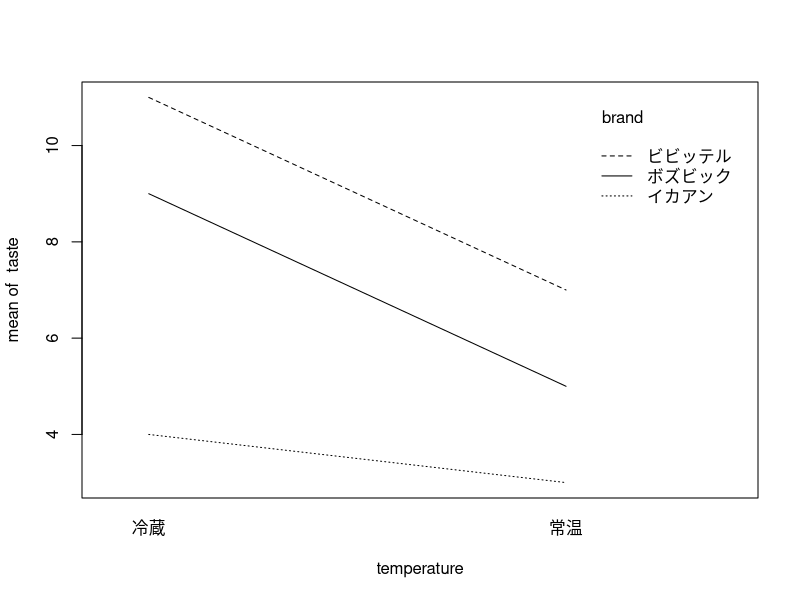
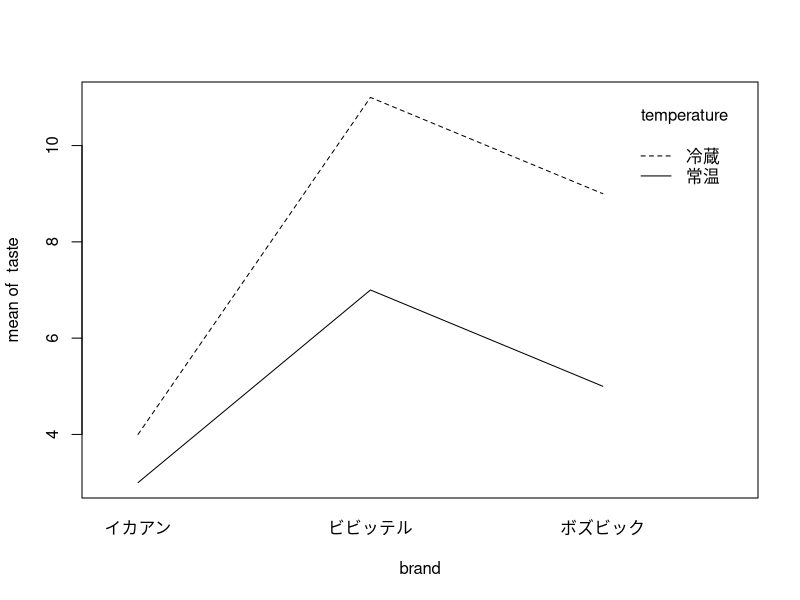

Write the R code that produced these figures, in order.
# 分散分析

# 一元配置分散分析
# データに含まれる因子（要因の中でも母平均に差をもたらすと考えられる研究対象）の数が一つのもの

setwd('~/Desktop/R-test')
df <- read.csv('./data/shidouhouU8.csv')

stat2_a <- df[df$method=="A",]$stat_test2
stat2_b <- df[df$method=="B",]$stat_test2
stat2_c <- df[df$method=="C",]$stat_test2
stat2_d <- df[df$method=="D",]$stat_test2

# 帰無仮説：４群の母平均は等しい(指導法の違いによる統計学の学習効果に差は無い)

# factor関数：要因型ベクトルに変更する
df_method <- factor(df$method)
df_method

oneway.test(df$stat_test2~df_method,var.equal = TRUE)
# 一元配置分散分析のみ実行

aov(df$stat_test2~df_method)
summary(aov(df$stat_test2~df_method))
# 分散分析表を表示

anova(lm(df$stat_test2~df_method))
# 複数のモデルの比較など高度な分析に対応

# cbind()：横方向に繋いで行列を作る関数
all_data <- cbind(stat2_a,stat2_b,stat2_c,stat2_d)
all_data

# colMeans()：行列の列ごとの平均を求める関数
colMeans(all_data)

all_data - mean(all_data)
colMeans(all_data) - mean(all_data)
all_data - colMeans(all_data)

# 全体平方和
sum((all_data - mean(all_data))^2)

# 群間平方和
sum(rep((colMeans(all_data) - mean(all_data)),4)^2)


# 多重比較（Tukeyの方法）

# 帰無仮説：４群の平均は等しい


q <- abs(mean(stat2_a)-mean(stat2_d))/sqrt(8.625/nrow(all_data))
q

qtukey(0.95,4,16)
qtukey(0.05,4,16,lower.tail = FALSE)

# Tukeyによる多重比較
TukeyHSD(aov(df$stat_test2~df_method))
# A-CとA-Dで有意差があると言える


# 一元配置分散分析（対応あり）

favor <- c(7,8,9,5,6,5,4,7,1,3,8,6,7,2,5)
subject <- factor(c(rep("線形代数",5),rep("微分積分",5),rep("確率統計",5)))

summary(aov(favor~subject))
# 対応のあるデータで対応のあることを考慮しないで検定を行うと、検定力が低下して有意な結果が得られにくくなる。
# 対応を考慮した分析を行う

# 帰無仮説：三科目の好意度の母平均は等しい
# 検定統計量はF＝（条件平方和／条件の自由度）／（残差平方和／残差の自由度）
people <- factor(rep(c("田中","岸","大引","吉川","荻野"),3))
summary(aov(favor~subject+people))
# F値＝14.696

qf(0.05,2,8,lower.tail = FALSE)
# F値が棄却域に入るため帰無仮説は棄却される

all_data <- matrix(c(7,8,9,5,6,5,4,7,1,3,8,6,7,2,5),nrow=5,ncol=3)

colMeans(all_data)
rowMeans(all_data)

all_matrix <- matrix(rep(mean(all_data),15),nrow=5,ncol=3)
all_matrix

subject_matrix <- matrix(rep(colMeans(all_data),5),nrow=5,ncol=3,byrow=TRUE)
subject_matrix

people_matrix <- matrix(rep(rowMeans(all_data),3),nrow=5,ncol=3)
people_matrix

# 全体平方和
all_ss <- sum((all_data-all_matrix)^2)
all_ss

# 条件平方和
condition_ss <- sum((subject_matrix-all_matrix)^2)
condition_ss

# 個人差平方和
individual_ss <- sum((people_matrix-all_matrix)^2)
individual_ss

# 残差平方和
residual_ss <- sum((all_data-all_matrix-(subject_matrix-all_matrix)-(people_matrix-all_matrix))^2)
residual_ss

# 一元配置分散分析（対応あり）では全体平方和＝条件平方和＋個人平方和＋残差平方和が成り立つ


# 二元配置分散分析（対応なし）

# 要因Aの主効果　帰無仮説：温度が違っても美味しさ得点の母平均は等しい
# 要因Bの主効果　帰無仮説：銘柄が違っても美味しさ得点の母平均は等しい
# 要因A、Bの交互作用効果　帰無仮説：温度と銘柄の組み合わせに相性の良し悪しはない

taste <- c(6,4,5,3,2,10,8,10,8,9,11,12,12,10,10,5,4,2,2,2,7,6,5,4,3,12,8,5,6,4)
temperature <- factor(c(rep("冷蔵",15),rep("常温",15)))
brand <- factor(rep(c(rep("イカアン",5),rep("ボズビック",5),rep("ビビッテル",5)),2))

summary(aov(taste~temperature*brand))

# 交互作用効果は要因を：で結んで表す
summary(aov(taste~temperature+brand+temperature:brand))

# 温度と銘柄での主効果は有意差が見られるが、交互作用効果は見られない

interaction.plot(temperature,brand,taste)
interaction.plot(brand,temperature,taste)


# 二元配置分散分析（対応あり）
num_id <- factor(rep(1:5,6))

summary(aov(taste~temperature*brand+Error(num_id+num_id:temperature+num_id:brand+num_id:temperature:brand)))


# 二元配置分散分析（１要因のみ対応あり）
num_id2 <- factor(c(rep(1:5,3),rep(6:10,3)))

summary(aov(taste~temperature*brand+Error(num_id2:temperature+num_id2:temperature:brand)))
